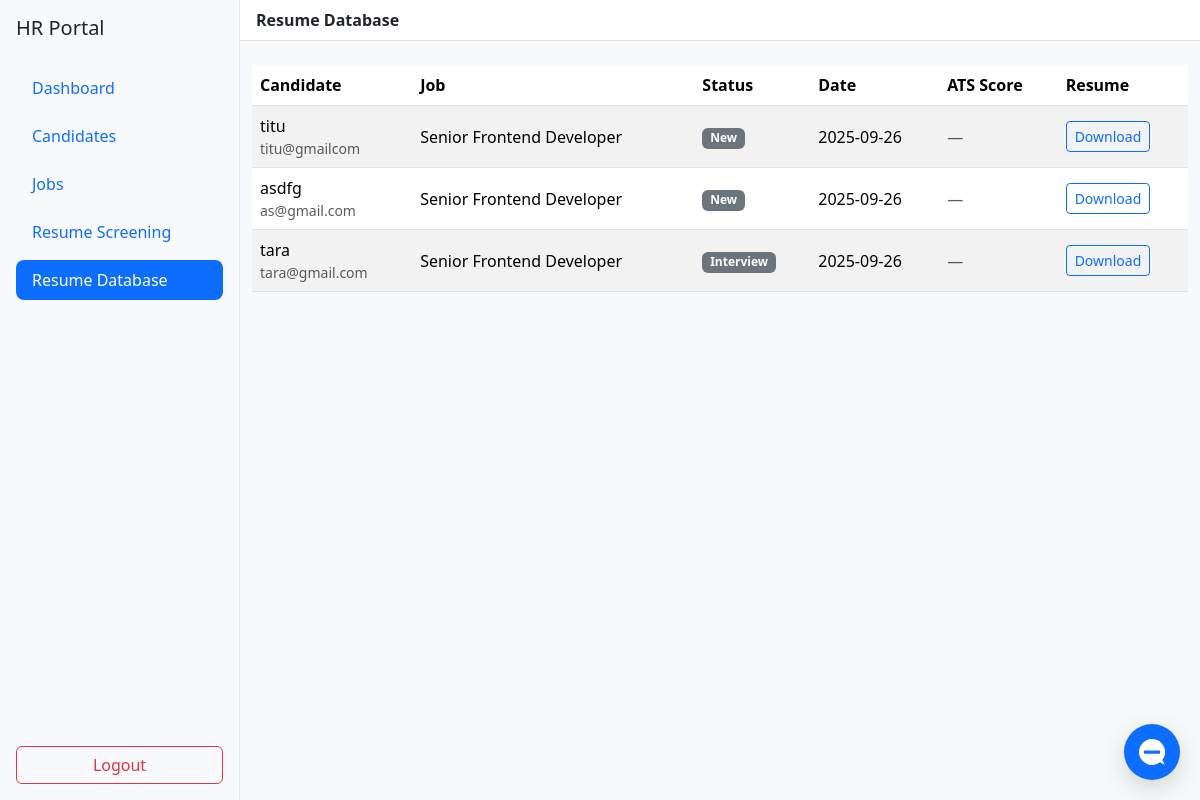
Screenshot of /hr/resumes (signed in) with the database file from the repository.
### app.py (models this page shows, shortened)
class Application(db.Model):
    id = db.Column(db.Integer, primary_key=True)
    candidate_id = db.Column(db.Integer, db.ForeignKey('candidate.id'), nullable=False)
    job_id = db.Column(db.Integer, db.ForeignKey('job.id'), nullable=False)
    status = db.Column(db.String(50), default='New')
    created_at = db.Column(db.DateTime, default=datetime.utcnow)
    resume_filename = db.Column(db.String(255))
    ats_score = db.Column(db.Integer, default=None)  # cached ATS score vs job description
    candidate = db.relationship('Candidate', backref=db.backref('applications', lazy=True))
    job = db.relationship('Job', backref=db.backref('applications', lazy=True))

class Candidate(db.Model):
    id = db.Column(db.Integer, primary_key=True)
    username = db.Column(db.String(80), unique=True, nullable=False)
    password_hash = db.Column(db.String(200), nullable=False)
    name = db.Column(db.String(120))
    email = db.Column(db.String(120))
    phone = db.Column(db.String(30))

class Job(db.Model):
    id = db.Column(db.Integer, primary_key=True)
    title = db.Column(db.String(200), nullable=False)
    company = db.Column(db.String(200), nullable=False)
    tags = db.Column(db.String(200), default='')
    description = db.Column(db.Text, default='')  # JD text

### app.py (the view)
@app.route('/hr/resumes')
def hr_resumes():
    guard = require_hr()
    if guard:
        return guard
    apps = Application.query.order_by(Application.created_at.desc()).all()
    return render_template('hr_resumes.html', applications=apps)

### app.py (called while the page is built)
def require_hr():
    if 'hr_id' not in session:
        return redirect(url_for('login_hr'))
    return None

### templates/hr_resumes.html
{% extends 'hr_base.html' %}
{% set title='Resume Database' %}
{% set active='database' %}
{% set header='Resume Database' %}
{% block body %}
      <div class="table-responsive">
        <table class="table table-striped align-middle">
          <thead><tr><th>Candidate</th><th>Job</th><th>Status</th><th>Date</th><th>ATS Score</th><th>Resume</th></tr></thead>
          <tbody>
            {% for a in applications %}
            <tr>
              <td>{{ a.candidate.name or a.candidate.username }}<div class="small text-muted">{{ a.candidate.email }}</div></td>
              <td>{{ a.job.title }}</td>
              <td><span class="badge bg-secondary">{{ a.status }}</span></td>
              <td>{{ a.created_at.strftime('%Y-%m-%d') }}</td>
              <td>
                {% if a.ats_score is not none %}
                  <span class="badge bg-{% if a.ats_score >= 75 %}success{% elif a.ats_score >= 50 %}warning{% else %}secondary{% endif %}">{{ a.ats_score }}%</span>
                {% else %}
                  <span class="text-muted">—</span>
                {% endif %}
              </td>
              <td>
                {% if a.resume_filename %}
                <a class="btn btn-sm btn-outline-primary" href="{{ url_for('download_resume', filename=a.resume_filename) }}">Download</a>
                {% else %}<span class="text-muted">N/A</span>{% endif %}
              </td>
            </tr>
            {% else %}
            <tr><td colspan="6" class="text-muted">No applications yet.</td></tr>
            {% endfor %}
          </tbody>
        </table>
      </div>
{% endblock %}

### templates/hr_base.html (shortened to what this page needs)
<!doctype html>
<html>
  <head>
    <link href="https://cdn.jsdelivr.net/npm/bootstrap@5.3.3/dist/css/bootstrap.min.css" rel="stylesheet" />
    <link rel="stylesheet" href="{{ url_for('static', filename='css/styles.css') }}" />
  </head>
  <body>
    <div class="sidebar d-flex flex-column p-3">
      <h5 class="mb-4">HR Portal</h5>
      <ul class="nav nav-pills flex-column">
        <li class="nav-item"><a class="nav-link {{ 'active' if active=='dashboard' else '' }}" href="{{ url_for('hr_dashboard') }}">Dashboard</a></li>
        <li class="nav-item"><a class="nav-link {{ 'active' if active=='candidates' else '' }}" href="{{ url_for('hr_candidates') }}">Candidates</a></li>
        <li class="nav-item"><a class="nav-link {{ 'active' if active=='jobs' else '' }}" href="{{ url_for('hr_jobs') }}">Jobs</a></li>
        <li class="nav-item"><a class="nav-link {{ 'active' if active=='screening' else '' }}" href="{{ url_for('hr_screening') }}">Resume Screening</a></li>
        <li class="nav-item"><a class="nav-link {{ 'active' if active=='database' else '' }}" href="{{ url_for('hr_resumes') }}">Resume Database</a></li>
      </ul>
      <div class="mt-auto">
        <a class="btn btn-outline-danger w-100" href="{{ url_for('logout') }}">Logout</a>
      </div>
    </div>
    <div class="content">
      <div class="border-bottom bg-white py-2 px-3 d-flex justify-content-between align-items-center">
        <div class="fw-semibold">{{ header or '' }}</div>
      </div>
      <div class="container-fluid py-4">
        {% block body %}{% endblock %}
      </div>
    </div>
  </body>
  </html>

### static/css/styles.css (style rules this page uses)
body { background-color: #f8f9fa; }

### templates/hr_base.html (style rules this page uses)
.sidebar { width: 240px; height: 100vh; position: fixed; left: 0; top: 0; background: #f8f9fa; border-right: 1px solid #e5e7eb; }
.sidebar .nav-link { border-radius: .5rem; margin: .25rem 0; }
.content { margin-left: 240px; }

### rows the page displays
Application: candidate "titu", candidate.email "titu@gmailcom", job "Senior Frontend Developer", status "New", created_at "2025-09-26"
Application: candidate "asdfg", candidate.email "as@gmail.com", job "Senior Frontend Developer", status "New", created_at "2025-09-26"
Application: candidate "tara", candidate.email "tara@gmail.com", job "Senior Frontend Developer", status "Interview", created_at "2025-09-26"

### other values shown
{{ header or '' }} "Resume Database"
